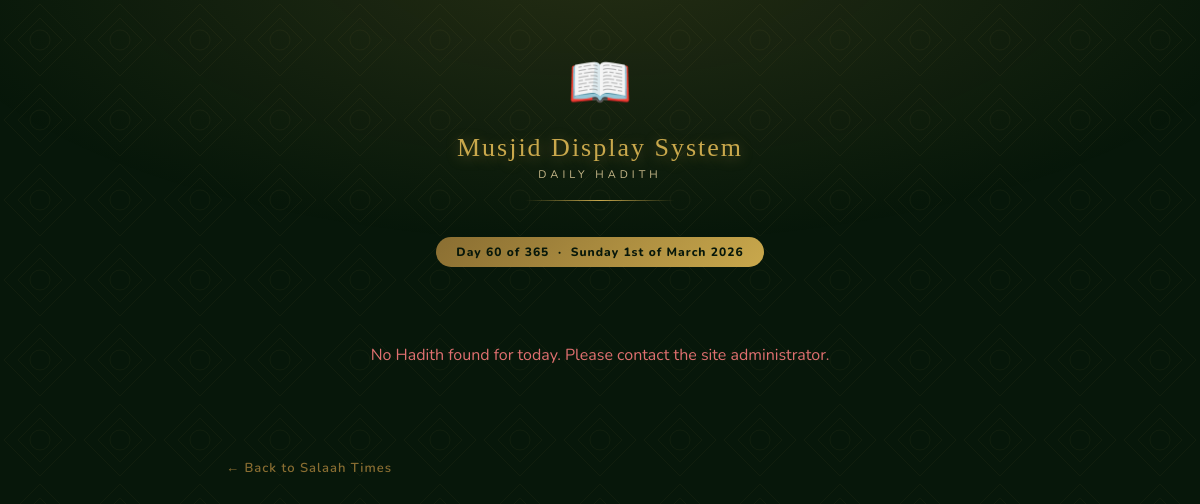
The app's page /hadith.php, older data.
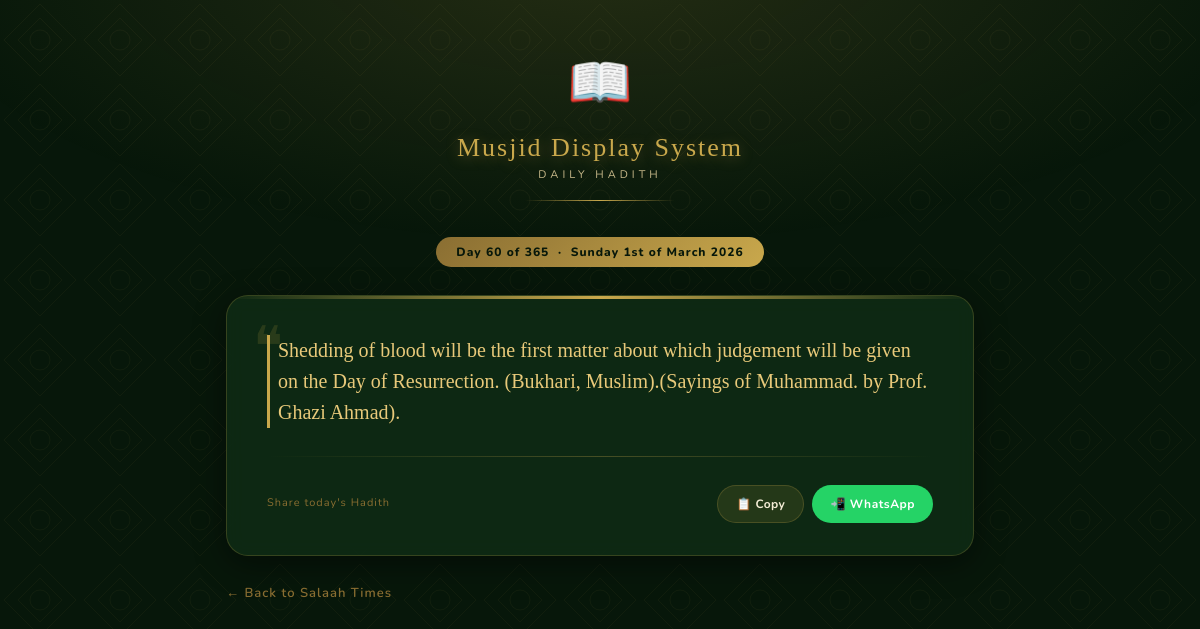
The same page, newer data.
### tables this page shows
CREATE TABLE hadith_db (
    uid    TEXT PRIMARY KEY NOT NULL,
    hadith TEXT NOT NULL
);

### hadith.php (the view, shortened to what this page needs)
<?php
$full_date  = date("l jS \of F Y");
$day_number = date('z') + 1;
$link        = null;
$hadith_ref  = null;
$site_name = 'Musjid Display System';
try {
    $link = new PDO('sqlite:' . __DIR__ . '/data.sqlite');
    $link->setAttribute(PDO::ATTR_ERRMODE, PDO::ERRMODE_EXCEPTION);
} catch (Exception $e) { $link = null; }
if ($link) {
    $sn = @$link->query("SELECT setting_key, setting_value FROM site_settings WHERE setting_key IN ('site_name','active_theme','custom_theme_json','site_url')");
    if ($sn) while ($sn_row = $sn->fetch(PDO::FETCH_ASSOC)) {
        if ($sn_row['setting_key'] === 'site_name')         $site_name = $sn_row['setting_value'];
    }
}
if ($link) {
    $query = "SELECT * FROM hadith_db WHERE uid='$day_number'";
    if ($result = @$link->query($query)) {
        if ($row = $result->fetch(PDO::FETCH_NUM)) {
            $hadith_ref  = $row[1];
        }
    }
}
?>
<!DOCTYPE html>
<html lang="en">
<head>
    <link href="css/bootstrap.min.css" rel="stylesheet">
</head>
<body>
<div class="page-wrap">
    <div class="hero">
        <span class="hero-icon">📖</span>
        <h1 class="hero-title"><?= htmlspecialchars($site_name, ENT_QUOTES) ?></h1>
        <p class="hero-sub">Daily Hadith</p>
        <div class="gold-rule"></div>
    </div>
    <div style="text-align:center;">
        <span class="day-badge">Day <?= $day_number ?> of 365 &nbsp;·&nbsp; <?= $full_date ?></span>
    </div>
    <?php if ($hadith_ref): ?>
        <div class="hadith-card">
            <div class="card-top-rule"></div>
            <div class="hadith-body-wrap">
                <div class="hadith-ref"><?= htmlspecialchars($hadith_ref) ?></div>
                <div class="card-divider"></div>
                <div class="action-row">
                    <span class="action-note">Share today's Hadith</span>
                    <div class="btn-group-custom">
                        <button class="btn-action btn-copy" onclick="copyHadith()">📋 Copy</button>
                        <a class="btn-action btn-whatsapp" id="waBtn" href="#" target="_blank">📲 WhatsApp</a>
                    </div>
                </div>
            </div>
        </div>
    <?php else: ?>
        <p style="text-align:center;color:#E07070;padding:48px 0;">No Hadith found for today. Please contact the site administrator.</p>
    <?php endif; ?>
    <a href="index.php" class="back-link">← Back to Salaah Times</a>
</div>
</body>
</html

### hadith.php (style rules this page uses)
:root { --gold: #C9A84C; --gold-light: #E8C97A; --gold-dim: #8A6E32; --green-dark: #07170A; --green-mid: #102E16; --green: #1B5E35; --cream: #F5EDD6; --cream-dim: #C8B98A; --card-bg: rgba(16,46,22,0.80); --card-border: rgba(201,168,76,0.22); --shadow: 0 8px 32px rgba(0,0,0,0.45); }
*, *::before, *::after { box-sizing: border-box; margin: 0; padding: 0; }
html { scroll-behavior: smooth; }
body { background-color: var(--green-dark); color: var(--cream); font-family: 'Nunito', sans-serif; min-height: 100vh; overflow-x: hidden; }
body::before { content: ''; position: fixed; inset: 0; background-size: auto, 80px 80px; pointer-events: none; z-index: 0; }
.page-wrap { position: relative; z-index: 1; max-width: 780px; margin: 0 auto; padding: 0 16px 100px; }
.hero { text-align: center; padding: 44px 16px 18px; }
.hero-icon { font-size: 52px; display: block; margin-bottom: 10px; animation: glow-pulse 3.5s ease-in-out infinite; }
.hero-title { font-family: 'Cinzel Decorative', serif; font-size: clamp(15px, 3.8vw, 26px); color: var(--gold); letter-spacing: 2px; text-shadow: 0 2px 14px rgba(201,168,76,0.4); margin-bottom: 4px; }
.hero-sub { font-size: 11px; color: var(--cream-dim); letter-spacing: 4px; text-transform: uppercase; }
.gold-rule { width: 150px; height: 1px; background: linear-gradient(to right, transparent, var(--gold), transparent); margin: 14px auto 0; }
.day-badge { display: inline-block; background: linear-gradient(135deg, var(--gold-dim), var(--gold)); color: var(--green-dark); font-weight: 800; font-size: 12px; padding: 6px 20px; border-radius: 30px; letter-spacing: 1px; margin: 18px 0 28px; }
.hadith-card { background: var(--card-bg); border: 1px solid var(--card-border); border-radius: 22px; overflow: hidden; backdrop-filter: blur(10px); box-shadow: var(--shadow); animation: fadein 0.7s ease both; }
.card-top-rule { height: 3px; background: linear-gradient(to right, transparent, var(--gold), transparent); }
.hadith-body-wrap { padding: 36px 40px 32px; position: relative; }
.hadith-body-wrap::before { content: '❝'; position: absolute; top: 20px; left: 26px; font-size: 56px; color: var(--gold); opacity: 0.15; line-height: 1; font-family: Georgia, serif; }
.hadith-ref { font-family: 'Cinzel Decorative', serif; font-size: clamp(14px, 2.8vw, 20px); color: var(--gold-light); line-height: 1.55; margin-bottom: 20px; padding-left: 8px; border-left: 3px solid var(--gold); }
.card-divider { height: 1px; background: linear-gradient(to right, transparent, rgba(201,168,76,0.3), transparent); margin: 28px 0; }
.action-row { display: flex; flex-wrap: wrap; align-items: center; justify-content: space-between; gap: 10px; }
.action-note { font-size: 11px; color: var(--gold-dim); letter-spacing: 1px; }
.btn-group-custom { display: flex; gap: 8px; flex-wrap: wrap; }
.btn-action { display: inline-flex; align-items: center; gap: 6px; padding: 9px 18px; border-radius: 30px; font-size: 12px; font-weight: 700; letter-spacing: 0.5px; border: none; cursor: pointer; font-family: 'Nunito', sans-serif; transition: transform 0.15s, box-shadow 0.15s, opacity 0.15s; text-decoration: none; }
.btn-whatsapp { background: #25D366; color: #fff; }
.btn-copy { background: rgba(201,168,76,0.12); border: 1px solid var(--card-border); color: var(--cream); }
.back-link { display: inline-flex; align-items: center; gap: 6px; margin-top: 28px; color: var(--gold-dim); font-size: 13px; font-weight: 600; letter-spacing: 1px; text-decoration: none; transition: color 0.2s; }

Row changes from the older to the newer data that the page shows:
added hadith_db: hadith "Shedding of blood will be the first matter about which judgement will be given on the Day of Resurrection. (Bukhari, Muslim).(Sayings of Muhammad. by Prof. Ghazi Ahmad)."
Text that changed along with them:
text no longer shown: "No Hadith found for today. Please contact the site administrator."
text now shown: "Share today's Hadith 📋 Copy 📲 WhatsApp"
